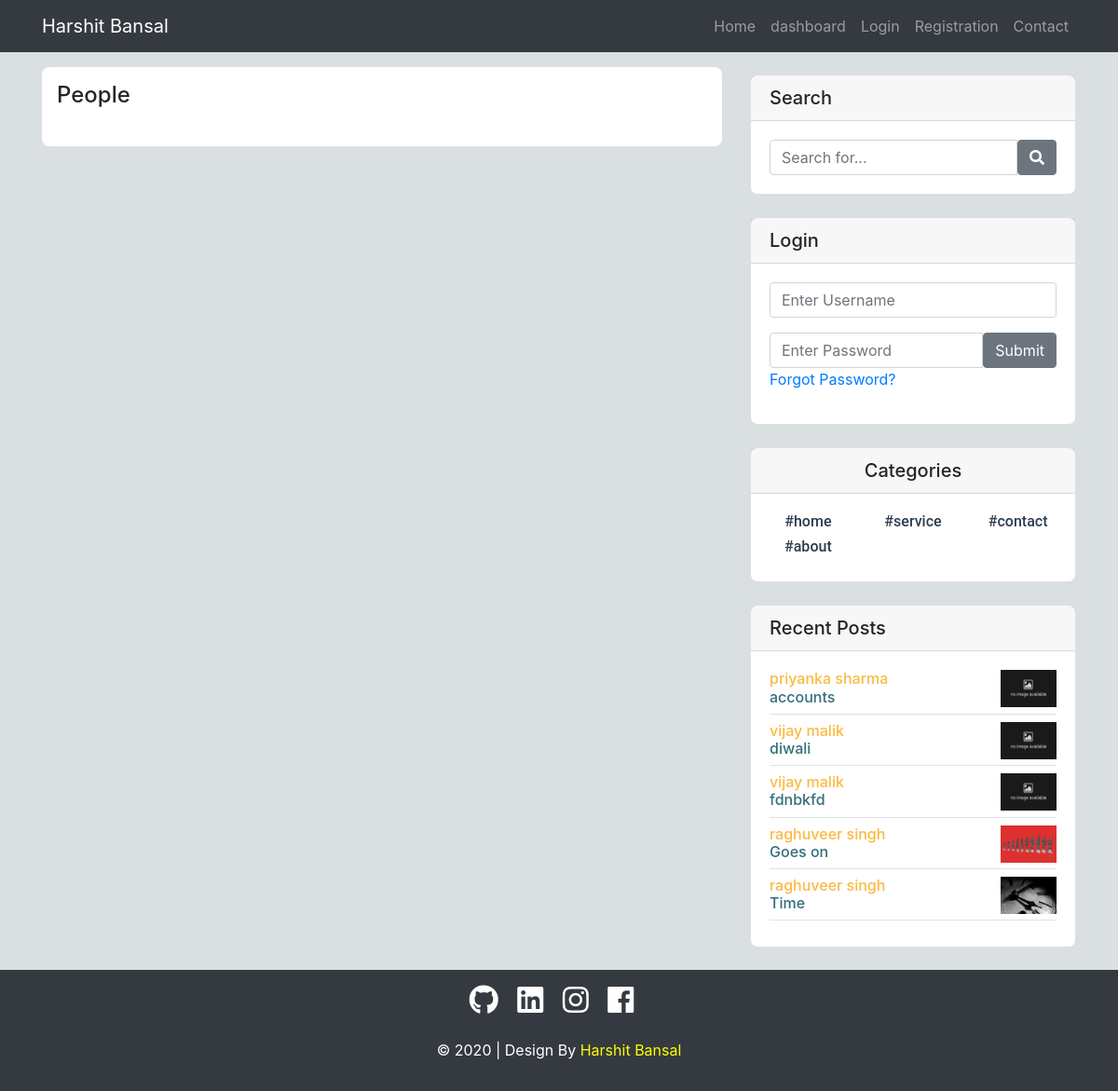
Screenshot of /search.php with the database file from the repository.
### tables this page shows
CREATE TABLE `categories` (
  `cat_id` int(3) NOT NULL,
  `cat_title` varchar(255) NOT NULL,
  `cat_creator` varchar(20) NOT NULL,
  `cat_user` varchar(2000) NOT NULL
);

CREATE TABLE `posts` (
  `post_id` int(3) NOT NULL,
  `post_category_id` int(3) NOT NULL,
  `post_title` varchar(255) NOT NULL,
  `post_user` varchar(255) NOT NULL,
  `post_date` date NOT NULL,
  `post_image` text NOT NULL,
  `post_content` text NOT NULL,
  `post_tags` varchar(255) NOT NULL,
  `post_comment_count` int(11) NOT NULL,
  `post_status` varchar(255) NOT NULL DEFAULT 'draft',
  `post_views_count` int(11) NOT NULL
);

CREATE TABLE `users` (
  `user_id` int(3) NOT NULL,
  `username` varchar(255) NOT NULL,
  `user_password` varchar(255) NOT NULL,
  `user_firstname` varchar(255) NOT NULL,
  `user_lastname` varchar(255) NOT NULL,
  `user_email` varchar(255) NOT NULL,
  `user_image` text NOT NULL,
  `user_role` varchar(255) NOT NULL,
  `randSalt` varchar(255) NOT NULL DEFAULT '$2y$10$iusesomecrazystrings22',
  `token` text NOT NULL
);

### includes/mainPageFunctions.php (called while the page is built, shortened)
<?php
function imagePlaceholder($image=''){
    if(!$image){
        return 'nopost.png';
    }
    else{
        return $image;
    }
}
?>

### includes/widget.php (the view, shortened to what this page needs)
<div class="card view">
  <h5 class="card-header">Recent Posts</h5>
  <div class="card-body">
      <?php
      $query = "SELECT * FROM posts ORDER BY post_id DESC LIMIT 5";
      $select_all_posts_query = mysqli_query($connection,$query);
      while($row = mysqli_fetch_assoc($select_all_posts_query)){
          $post_id = $row['post_id'];
          $post_title = $row['post_title'];
          $post_user = $row['post_user'];
          $post_image = $row['post_image'];
      ?>
      <div class="media mb-2 border-bottom">
          <div class="media-body">
              <h6 class="mt-0 mb-0">
                  <?php
                  $query = "SELECT * FROM users WHERE username = '$post_user' ";
                  $select_user_query = mysqli_query($connection,$query);
                  while($row = mysqli_fetch_assoc($select_user_query)){
                    $user_firstname = $row['user_firstname'];
                    $user_lastname = $row['user_lastname'];
                  }
                  $name = $user_firstname.' '.$user_lastname;
                  ?>
                  <a style="color:#fcb941" href="profile.php?username='<?php echo $post_user; ?>'"><?php echo $name;?></a>
              </h6>
              <a href="post.php?p_id='<?php echo $post_id; ?>'">
              <h6 style="color:#336e7b"><?php echo $post_title; ?></h6>
              </a>
          </div>
          <a href="post.php?p_id='<?php echo $post_id; ?>'">
          <img src="images/<?php echo imagePlaceholder($post_image);?>" class="ml-auto" style="width:60px; height:40px;" alt="post_image">
          </a>
      </div>
      <?php } ?>
  </div>
</div>
<br>

### includes/sidebar.php
<div class="col-md-4">
<div class="card my-4 view">
  <h5 class="card-header">Search</h5>
  <form action="search.php" method="POST">
  <div class="card-body">
    <div class="input-group">
      <input type="text" name="search" class="form-control" placeholder="Search for..." required>
      <span class="input-group-btn">
        <button name="submit" class="btn btn-secondary" type="submit"><i class="fas fa-search"></i></button>
      </span>
    </div>
  </div>
  </form>
</div>
<div class="card my-4 view">
  <?php if(isset($_SESSION['user_role'])): ?>
    <h5 class="card-header">Logged in as <?php echo $_SESSION['username']; ?></h5>
    <span class="input-group-btn text-center my-2">
    <a href="includes/logout.php" class="btn btn-primary">Logout</a>
    </span>
  <?php else: ?>
  <h5 class="card-header">Login</h5>
    <form action="includes/login.php" method="POST">
    <div class="card-body">
      <div class="form-group">
        <input type="text" name="username" class="form-control" placeholder="Enter Username">
      </div>
      <div class="input-group">
        <input type="password" name="password" class="form-control" placeholder="Enter Password">
        <span class="input-group-btn">
          <button name="login" class="btn btn-secondary" type="submit">Submit</button>
        </span>
      </div>
      <div class="form-group">
      <a href="forgot.php?forgot=<?php echo uniqid(true); ?>"> Forgot Password?</a>
      </div>
    </div>
    </form>
  <?php endif; ?>
</div>
<div class="card my-4 view">
  <h5 class="card-header text-center">Categories</h5>
  <div class="card-body">
      <div class="row">
          <?php
          $query = "SELECT * FROM categories";
          $categories_query = mysqli_query($connection,$query);
          while($row =  mysqli_fetch_assoc($categories_query)){
            $cat_title = $row['cat_title'];
            $cat_id = $row['cat_id'];
          ?>
          <div class="col-4 col-sm-3 col-lg-4">
              <ul class="list-unstyled mb-0">
                  <li class='nav-item text-center mb-2'>
                  <a style="font-family: roboto; color:#2c3e50;" href='categorymenu.php?category=<?php echo $cat_id; ?>'><h6><?php echo '#'.$cat_title; ?></h6></a></li>
              </ul>
          </div>
          <?php } ?>
      </div>
  </div>
</div>
<?php include "widget.php"; ?>
</div>

### css/blog-home.css (style rules this page uses)
body { padding-top: 54px; }
@media (min-width: 992px) { body { padding-top: 56px; } }

### includes/header.php (style rules this page uses)
body { background-color:#dadfe1; }
.view { background-color:white; border-radius:8px; }

### rows the page displays
categories: cat_title "home"
categories: cat_title "service"
categories: cat_title "contact"
categories: cat_title "about"
posts: users.user_firstname+user_lastname "priyanka sharma", post_title "accounts"
posts: users.user_firstname+user_lastname "vijay malik", post_title "diwali"
posts: users.user_firstname+user_lastname "vijay malik", post_title "fdnbkfd"
posts: users.user_firstname+user_lastname "raghuveer singh", post_title "Goes on", post_image (picture)
posts: users.user_firstname+user_lastname "raghuveer singh", post_title "Time", post_image (picture)
